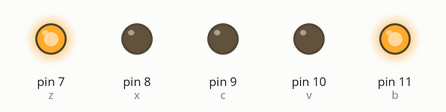
Simulated run of this sketch. Board: Arduino Uno, built with avr-gcc and run on an emulated ATmega328P. On the bench: output pins drawn as LEDs (lit = HIGH).

Above: at 0.1 s.
At 0.7 s:
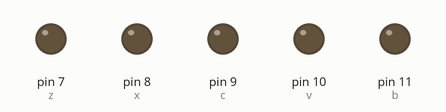
Timing chart, 0 to 2.2 s (numbered marks = the images above):
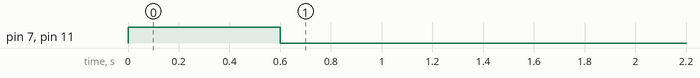

The sketch:

A2_while_24.ino
```cpp
int z = 7;
int x = 8;
int c = 9;
int v = 10;
int b = 11;
int i;
int p;
int l;
int m;
int n;
void setup()
{
  pinMode(z, OUTPUT);
  pinMode(x, OUTPUT);
  pinMode(c, OUTPUT);
  pinMode(v, OUTPUT);
  pinMode(b, OUTPUT);
  while (i < 6)
  {
  digitalWrite(z,HIGH);
  digitalWrite(b,HIGH);
  delay(100);
  digitalWrite(z,LOW);
  digitalWrite(b,LOW);
  i++;
  }
}
void loop()
{

}
```
